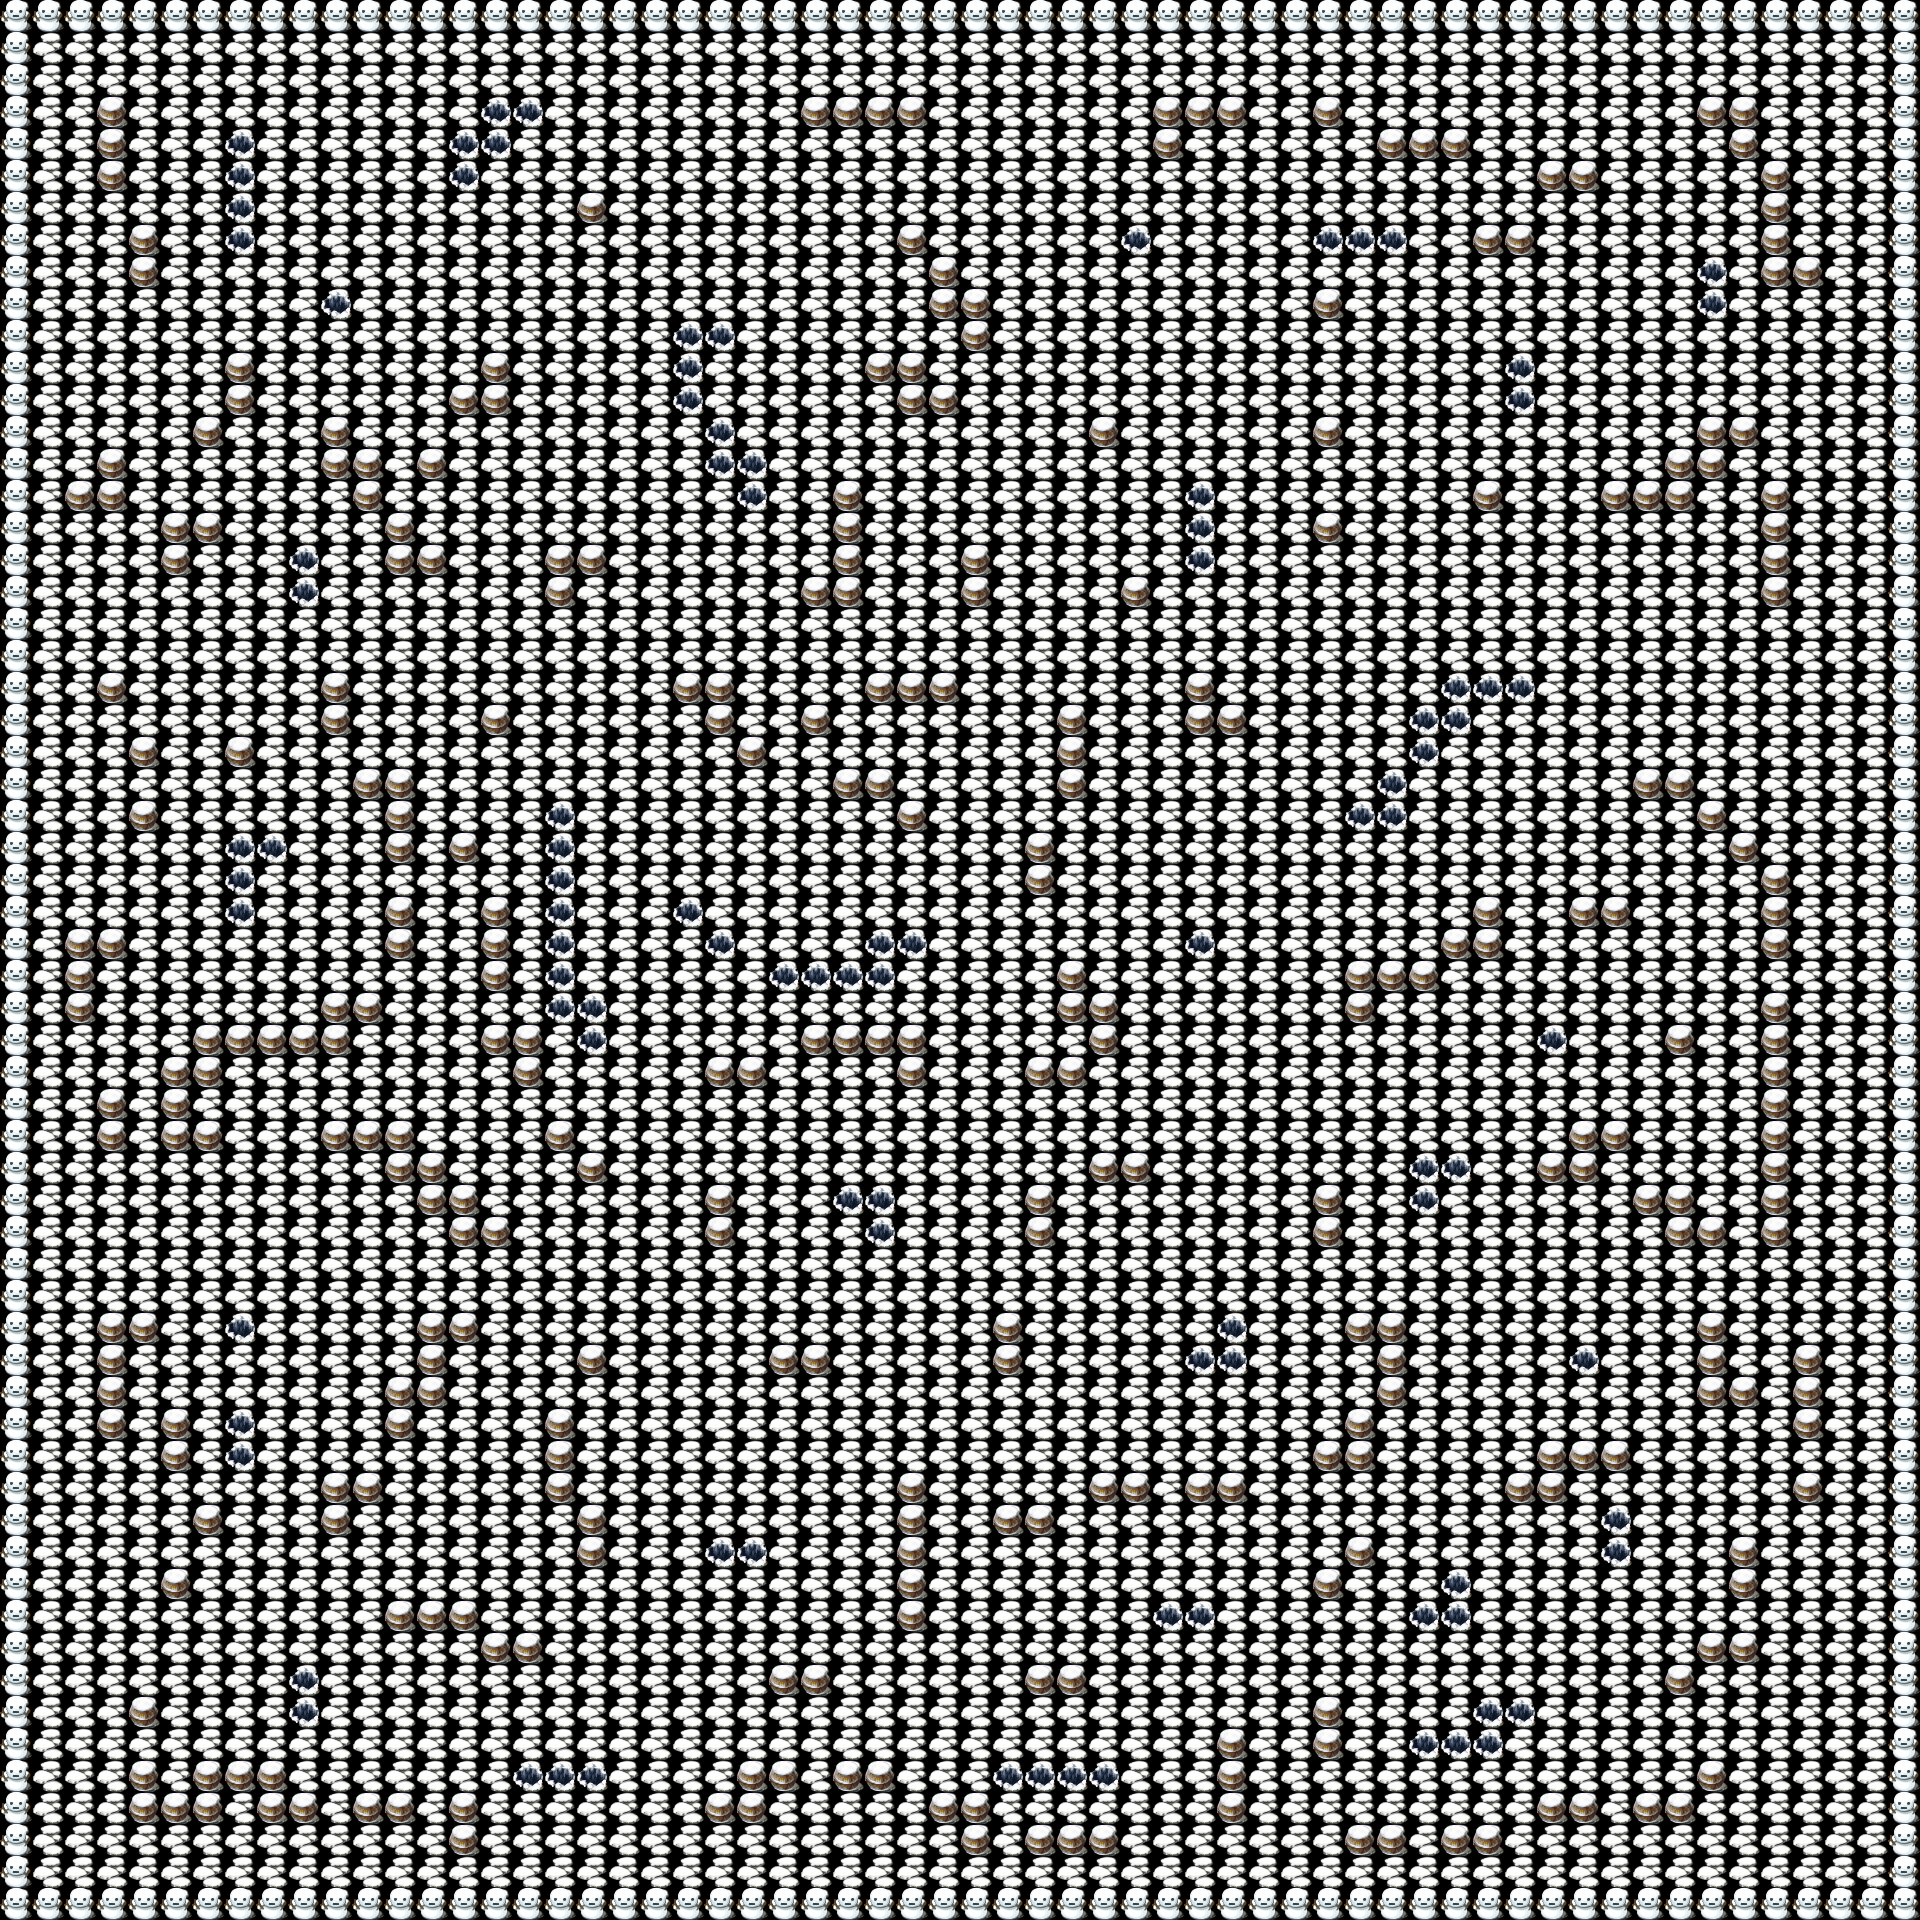

Below is a game level as drawn by its tile map, then a one-line description and the .tmx that defines it (tile-layer data replaced by summaries):
An orthogonal 60x60 tile map with 32x32 px tiles, 2 tile layers (Tile Layer 1, Fore).

<map version="1.0" orientation="orthogonal" width="60" height="60" tilewidth="32" tileheight="32">
 <tileset firstgid="1" name="set1" tilewidth="32" tileheight="32">
  <image source="../TileB.png" width="512" height="512" />
  <tile id="13">
   <properties>
    <property name="blocked" value="" />
    <property name="destroyable" value="" />
   </properties>
  </tile>
  <tile id="40">
   <properties>
    <property name="blocked" value="" />
   </properties>
  </tile>
  <tile id="41">
   <properties>
    <property name="blocked" value="" />
   </properties>
  </tile>
  <tile id="125">
   <properties>
    <property name="blocked" value="" />
   </properties>
  </tile>
 </tileset>
 <layer name="Tile Layer 1" width="60" height="60">
  <data>[3600 cells, 3600 non-empty, 1 distinct tile ids]</data>
 </layer>
 <layer name="Fore" width="60" height="60">
  <data>[3600 cells, 658 non-empty, 3 distinct tile ids]</data>
 </layer>
</map>
